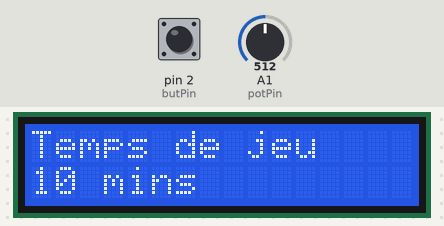
Simulated run of this sketch. Board: Arduino Uno, built with avr-gcc and run on an emulated ATmega328P. Parts: 16×2 character LCD. Inputs (shaded band) come from the test bench; at power-on: pin 2 (butPin) LOW, A1 (potPin) = 512. What the sketch prints to the serial monitor is not drawn.

Above: at 1.2 s.
1.3 s: pin 2 (butPin) pulled HIGH for 0.3 s
At 2.1 s:
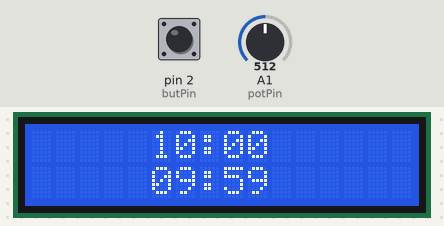
4.6 s: pin 2 (butPin) pulled HIGH for 1 s
At 6.0 s:
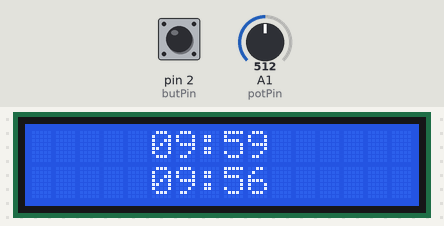
7.8 s: pin 2 (butPin) pulsed HIGH 5 times (0.12 s each, 0.3 s apart)
At 9.6 s:
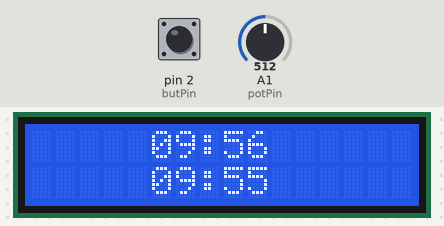
11.8 s: pin 2 (butPin) pulsed HIGH 5 times (0.12 s each, 0.3 s apart)
At 14.1 s:
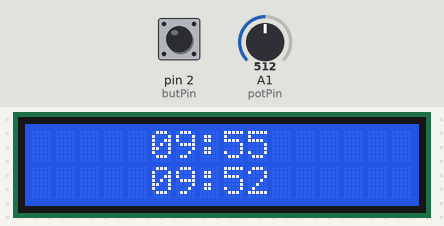
Timing chart, 0 to 15.6 s (numbered marks = the images above; inputs shaded):
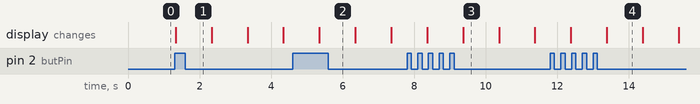

The sketch:

Timer_Echec.swittch_case.ino
```cpp
// Import the Liquid Crystal library
#include <LiquidCrystal.h>
//Initialise the LCD with the arduino. LiquidCrystal(rs, enable, d4, d5, d6, d7)
LiquidCrystal lcd(12, 11, 7, 6, 5, 4);

volatile int player = 0;
const int butPin = 2;
int actualisation = 0;
void setup() {
  lcd.begin(16, 2);
  Serial.begin(9600);
}

void loop() { // Programme principal
  Mode_Timer_Echec();

}

void choixTemps(int &tempsdejeu) { //Choix du temps de jeu
  int potPin = A1;
  pinMode(potPin, INPUT);
  char timeline[16];
  tempsdejeu = analogRead(potPin) / 51; //Lecture du voltage 0-1023(0-5V) donc max 20 minutes de jeu
  lcd.setCursor(0, 0);
  lcd.print("Temps de jeu");
  lcd.setCursor(0, 1);
  sprintf(timeline, "%0.1d mins", tempsdejeu);
  lcd.print(timeline);

}


void turn() { //Change au prochain joueur
  delay(250);// debouncing
  Serial.print("turn ");
  player++;
  player = player % 2;
  actualisation = 1;
}

void LeJeu(int &min1, int &min2, int &sec1, int &sec2, int &etape) {
  char timeline1[16];
  char timeline2[16];
  int dt1 = 0;
  int dt2 = 0;
  actualisation = 0;
  pinMode(butPin, INPUT_PULLUP);
  attachInterrupt(digitalPinToInterrupt(butPin), turn , RISING); // met l'interruption lorsque butPin1 passe de LOW a HIGH
  switch (player) { //tours
    case 1 : // Player 1
      dt1++;
      Minuteur(sec1, min1);
      break;
    case 0: // Player 2
      dt2++;
      Minuteur(sec2, min2);
      break;
  }
  lcd.clear();
  sprintf(timeline1, "%0.2d:%0.2d", min1, sec1);
  sprintf(timeline2, "%0.2d:%0.2d", min2, sec2);
  lcd.setCursor(5, 0); //affichage player 1
  lcd.print(timeline1);
  lcd.setCursor(5, 1); // affichage / player 2
  lcd.print(timeline2);
  delay(1000);
  Serial.print("- FINJEU ");
  if ((min1 == 0 && sec1 == 0) || (min2 == 0 && sec2 == 0)) { // condition fin de jeu
    Serial.print("condition fin jeu ");
    lcd.clear();
    etape = 2;
  }
}
void calculAverage(int &bucket1, int &bucket2, int &tprec1, int &tprec2, int &coups, int sec1, int sec2) { // Calcul la moyenne de temps que chaque joueur prend pour jouer
  int dt1;
  int dt2;
  if (player == 0) { //player 1
    coups++;
    if (tprec1 < sec1) { // changement de minute
      tprec1 = tprec1 + 60;
    }
    dt1 = tprec1 - sec1;
    tprec1 = sec1;
    bucket1 = (bucket1 + dt1) / coups;
  }
  if (player == 1) { // player 2
    if (tprec2 < sec2) { // changement de minute
      tprec2 = tprec2 + 60;
    }
    dt2 = tprec2 - sec2;
    tprec2 = sec2;
    bucket2 = (bucket2 + dt2) / coups;
  }
}

void Findutemps(int dt1, int dt2, int coups) { // Temps termine
  char stats1[16];
  char stats2[16];
  lcd.setCursor(0, 0);
  sprintf(stats1, "Times Up! %0.1d Cps", coups);
  lcd.print(stats1);
  lcd.setCursor(0, 1);
  sprintf(stats2, "P1 %0.2ds P2 %0.2ds", dt1, dt2);
  lcd.print(stats2);
  Serial.println("Voyons ");
}

void Mode_Timer_Echec() {

  int sec1 = 0;
  int sec2 = 0;
  int tempsdejeu1 = 0;
  int tempsdejeu2 = 0;
  int etape = 0;
  int bucket1 = 0; // contenant de la moyenne de temps de jeu de la game
  int bucket2 = 0;
  int tprec1 = 60; // enregistrement du temps precedent
  int tprec2 = 60;
  int coups = 0; // nb de coups
  Serial.println("Loop ");


  while (etape == 0) { //choix du Temps
    Serial.println("etape 0 " );
    choixTemps(tempsdejeu1);

    tempsdejeu2 = tempsdejeu1;
    delay(250); // deboucing
    if (digitalRead(butPin) == HIGH) {
      Serial.print("0 a 1 ");
      etape = 1;
    }

  }
  while (etape == 1) {
    Serial.println("etape 1");
    if (actualisation == 1) {
      calculAverage(bucket1, bucket2, tprec1, tprec2, coups, sec1, sec2);
    }
    LeJeu(tempsdejeu1, tempsdejeu2, sec1, sec2, etape);

    Serial.print("- coups: ");
    Serial.print(coups);
    Serial.print("Bucket1: ");
    Serial.print(bucket1);

  }
  while (etape == 2) { //Affichage fin de jeu
    Findutemps(bucket1, bucket2, coups);
    if (digitalRead(butPin) == HIGH) {
      lcd.clear();
      etape = 0;
    }
  }
}
/////////////////////////////////////////////////////////////////////////////// Partie a continuer
void Mode_Minuteur() {
  int etape;
  int mins;
  int secs;
  char affichage[16];

  while (etape = 0) { // choix du temps pour la minuterie
    choixTemps(mins);
    if (digitalRead(butPin) == HIGH) {
      etape = 1;
    }
  }
  lcd.clear();
  lcd.setCursor(0, 5);
  lcd.print("Minuteur");
  lcd.setCursor(1, 6);
  sprintf(affichage, " %0.2d:%0,2d ", mins, secs);
  lcd.print(affichage);
  Minuteur(secs, mins); /// Minutage

}

void Minuteur(int &sec1, int &min1) { // minuteur a mettre partout lorsque le temps doit descendre
  if (sec1 != 0 ) {
    sec1--;
  }
  else { // changer de minute
    min1--;
    sec1 = 59;

  }
}

void Mode_Chronometre() {
  int mins;
  int secs;
  int etape;
  char affichage[16];
  while (etape = 0) { // choix du temps pour la minuterie
    choixTemps(mins);
    if (digitalRead(butPin) == HIGH) {
      etape = 1;
    }
  }
  if (secs != 60 ) {// addition du temps pour faire un chronometre
    secs++;
  }
  else { // changer de minute
    mins++;
    secs = 0;

  }

  lcd.clear();
  lcd.setCursor(0, 5);
  lcd.print("Chronometre");
  lcd.setCursor(1, 6);
  sprintf(affichage, " %0.2d:%0.2d", mins, secs);
  lcd.print(affichage);
}
```

Measured:
- after the input at 1.3 s, the display: changes at once (image 1)
- what the display in image 3 shows lasts 1.0 s, from 9.4 s to 10.4 s
